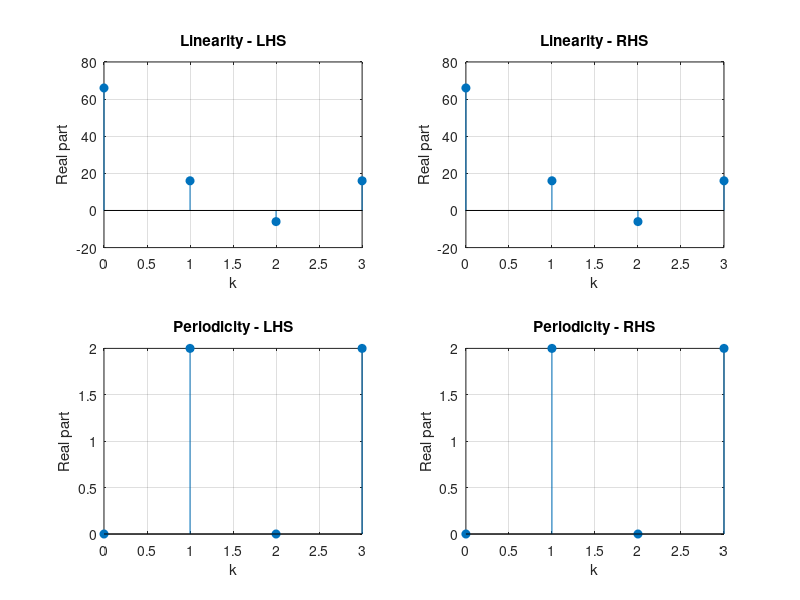
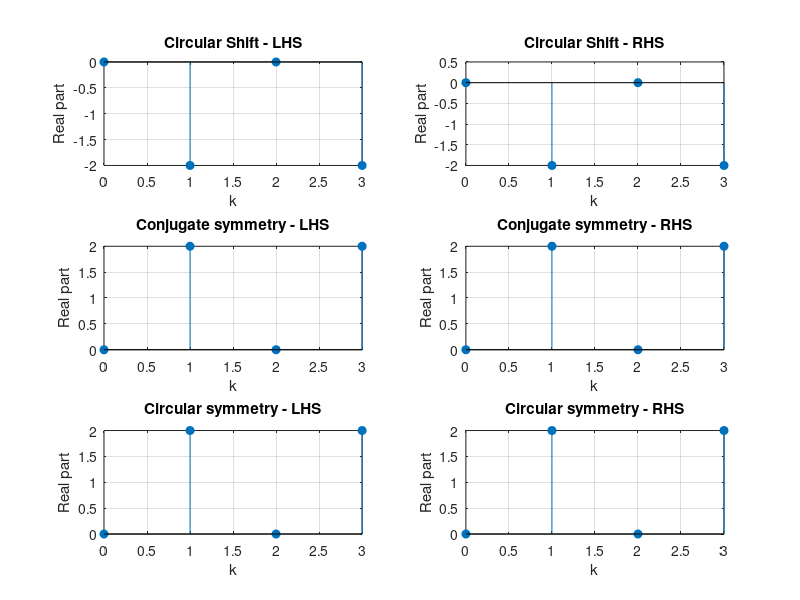

Write MATLAB code to recreate these figures, in order.
clc;
clear;
close all;

x = [1 0 -1 0];
y = [7 8 3 4];

N = length(x);
n = 0:N-1;
k = 0:N-1;

% Manual DFT:  X(k) = sum_n x(n) * exp(-j*2*pi*k*n/N)
% Built as an N x N DFT matrix and applied by matrix multiplication

W    = exp(-1i*2*pi/N);      % twiddle factor base
nk   = (n.')*k;              % N x N exponent matrix  (n' * k)
DFT  = W.^nk;                % N x N DFT matrix

dft = @(s) s*DFT;            % dft of a row vector (no fft() used)

X = dft(x);
Y = dft(y);

% Manual modulo  (works for negative numbers too)

mymod = @(a,b) a - b.*floor(a./b);

% Manual circular shift, equivalent to circshift(v, s) for a row vector
%   y(i) = v((i - s) mod N)

cshift = @(v,s) v(mymod(n - s, N) + 1);

% Linearity

a = 2;
b = 3;

LHS = dft(a*x + b*y);
RHS = a*X + b*Y;

disp("Linearity property");
disp("LHS=DFT{ax(n)+by(n)}");
disp(LHS);
disp("RHS=aX(k)+bY(k)");
disp(RHS);

% Periodicity

E1 = exp(-1i*2*pi*(n.')*k/N);
E2 = exp(-1i*2*pi*(n.')*(k+N)/N);

LHS = x*E1;
RHS = x*E2;

disp("Periodicity property");
disp("LHS=X(k)");
disp(LHS);
disp("RHS=X(k+N)");
disp(RHS);

% Circular shift

m = 2;

LHS = dft(cshift(x,m));
RHS = X.*exp(-1i*2*pi*k*m/N);

disp("Circular Shift");
disp("LHS=DFT{x((n-m))}");
disp(LHS);
disp("RHS=X(k)*exp(-j2pikm/N)");
disp(RHS);

% Conjugate symmetry

idx = mymod(-n,N) + 1;

LHS = X;
RHS = conj(X(idx));          % conj() is element-wise; replace with
                             % real(X)-1i*imag(X) if truly forbidden

disp("Conjugate symmetry");
disp("LHS=X(k)");
disp(LHS);
disp("RHS=X*(N-n)");
disp(RHS);

% Circular symmetry of a sequence

x_rev = x(mymod(-n,N) + 1);      % x[(-n)_N]
x_e   = 0.5*(x + x_rev);         % even part (unused in LHS/RHS below,
x_o   = 0.5*(x - x_rev);         % odd part   kept for completeness)

LHS = dft(x_rev);
RHS = X(mymod(-k,N) + 1);

disp("Circular symmetry");
disp("x[(-n)_N] = ");
disp(x_rev);
disp("LHS=DFT{x[(-n)_N]}");
disp(LHS);
disp("RHS=X[(-k)_N]");
disp(RHS);

figure('Name','Linearity & Periodicity','Color','w');

% Row 1 : Linearity
subplot(2,2,1);
stem(k, real(dft(a*x + b*y)), "filled");
title("Linearity - LHS");
xlabel('k'); ylabel("Real part"); grid on;

subplot(2,2,2);
stem(k, real(a*X + b*Y), "filled");
title("Linearity - RHS");
xlabel('k'); ylabel("Real part"); grid on;

% Row 2 : Periodicity
subplot(2,2,3);
stem(k, real(x*E1), "filled");
title("Periodicity - LHS");
xlabel('k'); ylabel("Real part"); grid on;

subplot(2,2,4);
stem(k, real(x*E2), "filled");
title("Periodicity - RHS");
xlabel('k'); ylabel("Real part"); grid on;

figure('Name','Circular Properties','Color','w');

% Row 1 : Circular Shift
subplot(3,2,1);
stem(k, real(dft(cshift(x,m))), "filled");
title("Circular Shift - LHS");
xlabel('k'); ylabel("Real part"); grid on;

subplot(3,2,2);
stem(k, real(X.*exp(-1i*2*pi*k*m/N)), "filled");
title("Circular Shift - RHS");
xlabel('k'); ylabel("Real part"); grid on;

% Row 2 : Conjugate Symmetry
subplot(3,2,3);
stem(k, real(X), "filled");
title("Conjugate symmetry - LHS");
xlabel('k'); ylabel("Real part"); grid on;

subplot(3,2,4);
stem(k, real(conj(X(idx))), "filled");
title("Conjugate symmetry - RHS");
xlabel('k'); ylabel("Real part"); grid on;

% Row 3 : Circular Symmetry
subplot(3,2,5);
stem(k, real(dft(x_rev)), "filled");
title("Circular symmetry - LHS");
xlabel('k'); ylabel("Real part"); grid on;

subplot(3,2,6);
stem(k, real(X(mymod(-k,N) + 1)), "filled");
title("Circular symmetry - RHS");
xlabel('k'); ylabel("Real part"); grid on;
